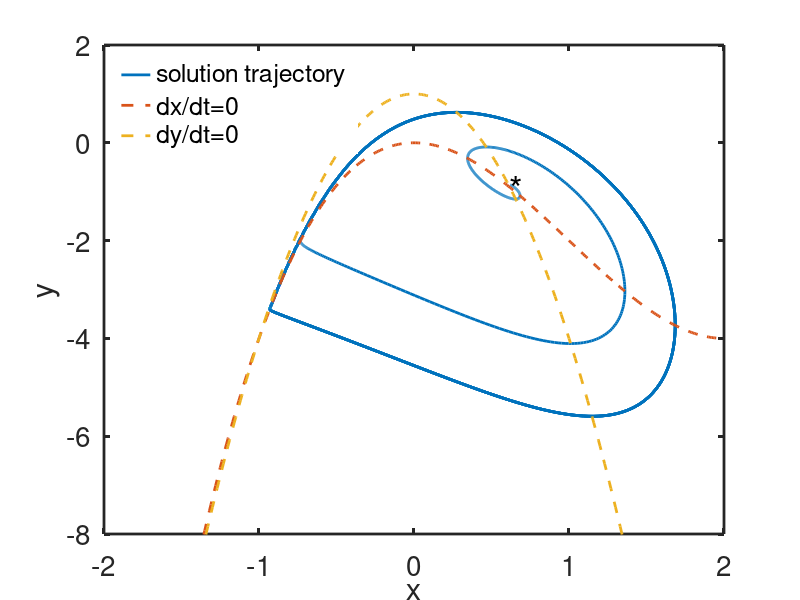

The MATLAB script that drew this image:
% hindmarsh Rose fast subsystem

function hindmarsh_rose_fast
global z Iapp  
set(0,                           ...
   'defaultaxesfontsize', 20,   ...
   'defaultaxeslinewidth', 2.0, ...
 'defaultlinelinewidth', 2.0);

%parameters
% change Iapp to see different phase portraits: 
Iapp=0;

% make a phase plane
x=[-2:.01:2];
y1= x.^3 - 3*x.^2 - Iapp ;
y2 = 1 - 5*x.^2;
 x1=-1/2-sqrt(5)/2
 x2=-1/2+sqrt(5)/2
 ys1=1 - 5*x1.^2;
  ys2=1 - 5*x2.^2;

%initial data

init=[0.62,-0.86];

total=100;
tstep = 0.01;
tic
%specify the output points
tspan = [0:tstep:total];
[T,S] = ode23(@deRHS,tspan, init, odeset('maxstep',10));  
toc

figure(1)
plot(S(:,1),S(:,2),x,y1,'--',x,y2,'--')
axis([-2 2 -8 2])
legend('boxoff')
legend('solution trajectory','dx/dt=0','dy/dt=0','location','northwest')
ylabel('y')
xlabel('x')
if (Iapp==0)
    hold on
    text(x1,ys1,'*','fontsize', 25)
    text(x2,ys2,'*','fontsize', 25)
    hold off
end
 

function s_prime=deRHS(t,s) 
global z Iapp  
x=s(1);
y=s(2);

xp = y - x^3 + 3*x^2 + Iapp ;
yp = 1 - 5*x^2 - y;

s_prime =[xp;yp];
